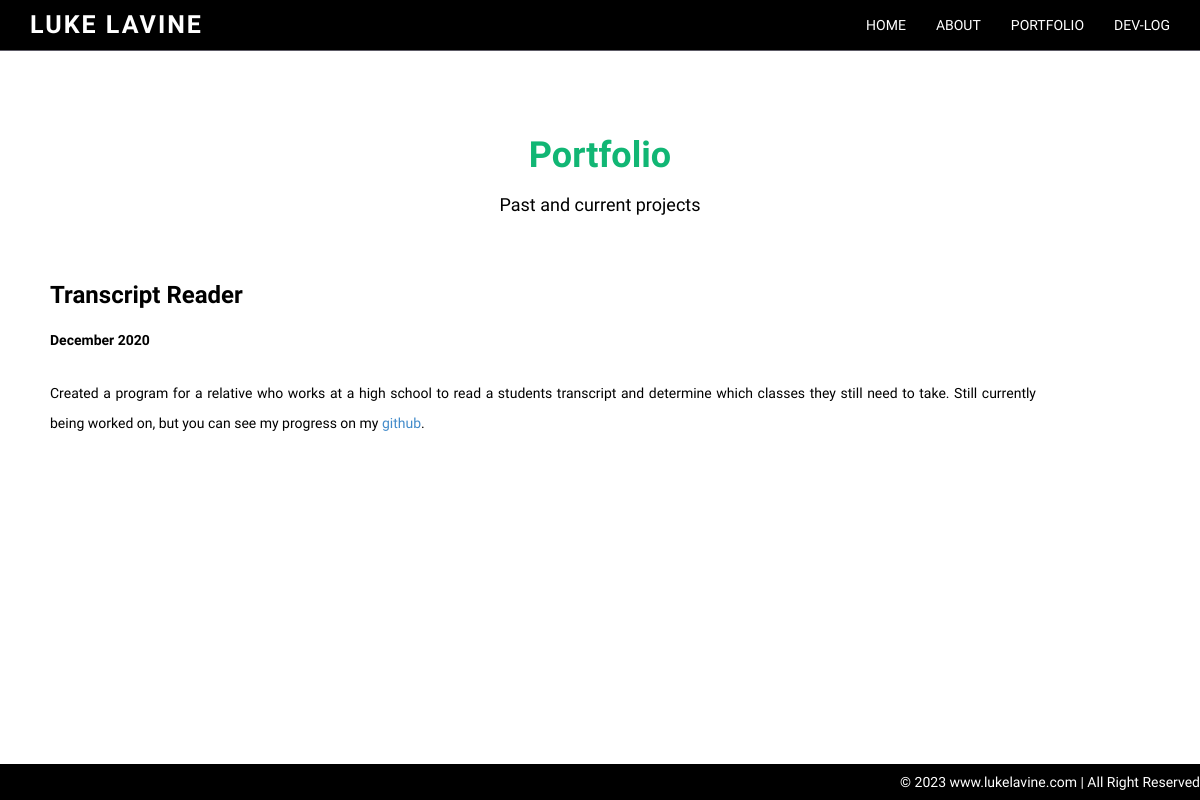
Before: /portfolio/4/ with the older database file.
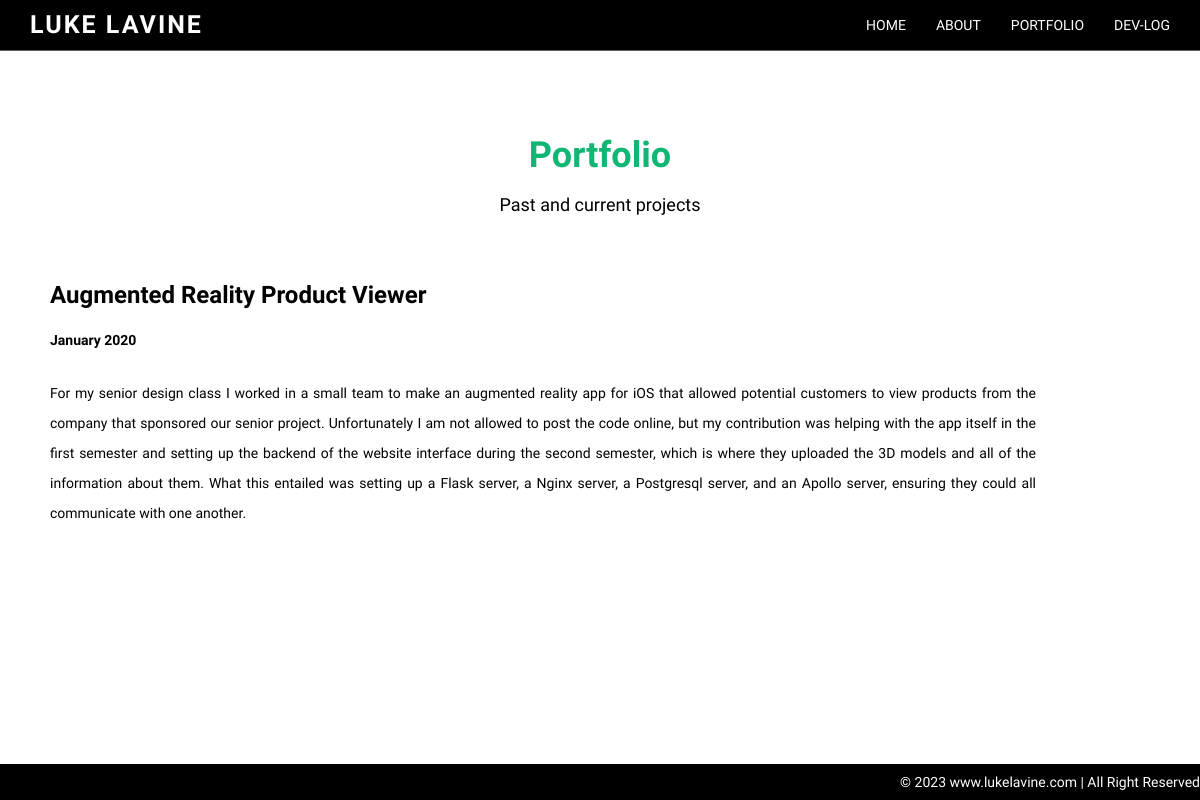
After: the same page with the newer database file.
### portfolio/models.py (models this page shows)
class PortfolioEntry(models.Model):
	id = models.IntegerField(primary_key=True)
	title = models.CharField(max_length = 100)
	text = models.TextField(blank=True)
	date = models.DateTimeField('date published')
	icon = models.CharField(max_length = 32)

### portfolio/views.py (the view)
# urls.py: path('<int:pk>/', views.detail, name='detail'),
def detail(request, pk):
	entry = PortfolioEntry.objects.get(pk=pk)
	context = {
		"entry": entry
	}
	return render(request, "portfolio_detail.html", context)

### portfolio/templates/portfolio_detail.html (shortened to what this page needs)
{% extends 'home/base.html' %}
{% load static %}
{% block head %}
	<link href="{% static 'blog/blog.css' %}" rel="stylesheet" />
{% endblock %}
{% block content %}
	<div class="container">
		<div class="row main-top-margin text-center">
            <h1>Portfolio</h1>
			<h4>Past and current projects</hr>
        </div>
		<div class="middle-column text-justify">
			<h3> <strong>{{entry.title}} </strong></h3>
			<p> <strong> {{entry.date | date:"F Y"}} </strong></p>
			<p> {{entry.text|safe}} </p>
		</div>
	</div>
{% endblock %}

Changed rows visible on the page:
changed PortfolioEntry: title "Transcript Reader" → "Augmented Reality Product Viewer"; date "December 2020" → "January 2020"; text "Created a program for a relative who works at a high school to read a students transcript and determine which classes they still need to take. Still currently being worked on, but you can see my progress on my github ." → "For my senior design class I worked in a small team to make an augmented reality app for iOS that allowed potential customers to view products from the company that sponsored our senior project. Unfortunately I am not allowed to post the code online, but my contribution was helping with the app itself in the first semester and setting up the backend of the website interface during the second semester, which is where they uploaded the 3D models and all of the information about them. What this entailed was setting up a Flask server, a Nginx server, a Postgresql server, and an Apollo server, ensuring they could all communicate with one another."
